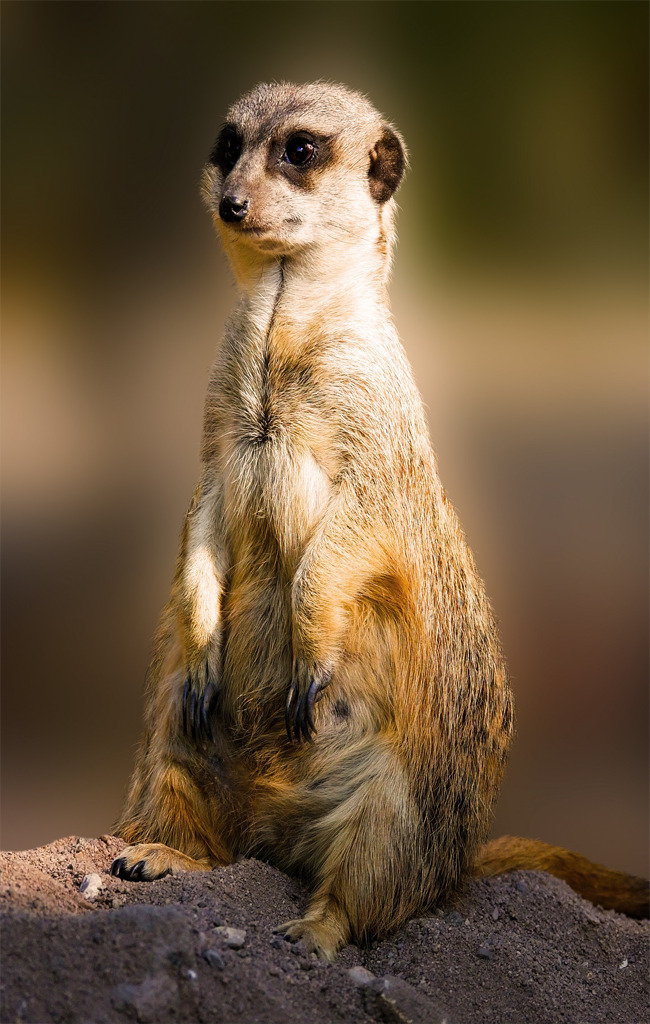
#> input picture src/tennisbot_description/photos/DeskPortraitA_01.jpg, 650 x 1024 px, given in place of the camera
$ python hsv_tuner.py
#> lines starting #> are read from the running program, lines starting #| are printed output that depends on the picture; after the words box and inside, x2 and y2 are one past the last pixel; in counts of white or black regions, pixels touching at a corner belong together
import cv2
import numpy as np


# ============================================================
# Webcam 設定
# ============================================================

cap = cv2.VideoCapture(0, cv2.CAP_V4L2)

cap.set(
    cv2.CAP_PROP_FOURCC,
    cv2.VideoWriter_fourcc(*"MJPG")
)

cap.set(cv2.CAP_PROP_FRAME_WIDTH, 640)
cap.set(cv2.CAP_PROP_FRAME_HEIGHT, 480)
cap.set(cv2.CAP_PROP_FPS, 30)


# ============================================================
# Trackbar callback
# OpenCV 要求 createTrackbar 一定要有 callback
# 但我們不需要它做任何事情
# ============================================================

def nothing(x):
    pass


# ============================================================
# HSV → BGR
#
# 因為 OpenCV 顯示圖片是 BGR，
# 所以要把我們選的 HSV 顏色轉成 BGR 才能畫出來
# ============================================================

def hsv_to_bgr(h, s, v):

    hsv_pixel = np.uint8([[[h, s, v]]])

    bgr_pixel = cv2.cvtColor(
        hsv_pixel,
        cv2.COLOR_HSV2BGR
    )

    b = int(bgr_pixel[0][0][0])
    g = int(bgr_pixel[0][0][1])
    r = int(bgr_pixel[0][0][2])

    return (b, g, r)


# ============================================================
# 建立 Hue 顏色範圍條
#
# 例如：
#
# H Min = 25
# H Max = 80
#
# 就會把 25 ~ 80 對應的顏色畫出來
# ============================================================

def create_hue_bar(h_min, h_max, width=640, height=30):

    bar = np.zeros(
        (height, width, 3),
        dtype=np.uint8
    )

    for x in range(width):

        ratio = x / (width - 1)

        hue = int(
            h_min +
            ratio * (h_max - h_min)
        )

        color = hsv_to_bgr(
            hue,
            255,
            255
        )

        bar[:, x] = color

    return bar


# ============================================================
# 建立 HSV Tuner 視窗
# ============================================================

cv2.namedWindow(
    "HSV Tuner",
    cv2.WINDOW_NORMAL
)


# ============================================================
# 建立 Trackbar
# ============================================================

# Hue 範圍：0 ~ 179
cv2.createTrackbar(
    "H Min",
    "HSV Tuner",
    27,
    179,
    nothing
)

cv2.createTrackbar(
    "H Max",
    "HSV Tuner",
    52,
    179,
    nothing
)


# Saturation 範圍：0 ~ 255
cv2.createTrackbar(
    "S Min",
    "HSV Tuner",
    65,
    255,
    nothing
)

cv2.createTrackbar(
    "S Max",
    "HSV Tuner",
    255,
    255,
    nothing
)


# Value 範圍：0 ~ 255
cv2.createTrackbar(
    "V Min",
    "HSV Tuner",
    86,
    255,
    nothing
)

cv2.createTrackbar(
    "V Max",
    "HSV Tuner",
    255,
    255,
    nothing
)


# ============================================================
# Main Loop
# ============================================================

while True:

    # --------------------------------------------------------
    # 讀取 Webcam
    # --------------------------------------------------------

    ret, frame = cap.read()
#> frame is the input picture: shape (1024, 650, 3); mean B, G, R 60, 85.9, 107

    if not ret:
        print("Failed to read camera")
        break


    # --------------------------------------------------------
    # BGR → HSV
    # --------------------------------------------------------

    hsv = cv2.cvtColor(
        frame,
        cv2.COLOR_BGR2HSV
    )
#> hsv: shape (1024, 650, 3); mean H, S, V 23.4, 122.7, 107


    # --------------------------------------------------------
    # 讀取 Trackbar 數值
    # --------------------------------------------------------

    h_min = cv2.getTrackbarPos(
        "H Min",
        "HSV Tuner"
    )

    h_max = cv2.getTrackbarPos(
        "H Max",
        "HSV Tuner"
    )

    s_min = cv2.getTrackbarPos(
        "S Min",
        "HSV Tuner"
    )

    s_max = cv2.getTrackbarPos(
        "S Max",
        "HSV Tuner"
    )

    v_min = cv2.getTrackbarPos(
        "V Min",
        "HSV Tuner"
    )

    v_max = cv2.getTrackbarPos(
        "V Max",
        "HSV Tuner"
    )


    # --------------------------------------------------------
    # 建立 HSV Lower / Upper
    # --------------------------------------------------------

    lower = np.array(
        [h_min, s_min, v_min]
    )

    upper = np.array(
        [h_max, s_max, v_max]
    )


    # --------------------------------------------------------
    # 建立 Mask
    #
    # HSV 在範圍內 → 白色
    # HSV 不在範圍內 → 黑色
    # --------------------------------------------------------

    mask = cv2.inRange(
        hsv,
        lower,
        upper
    )
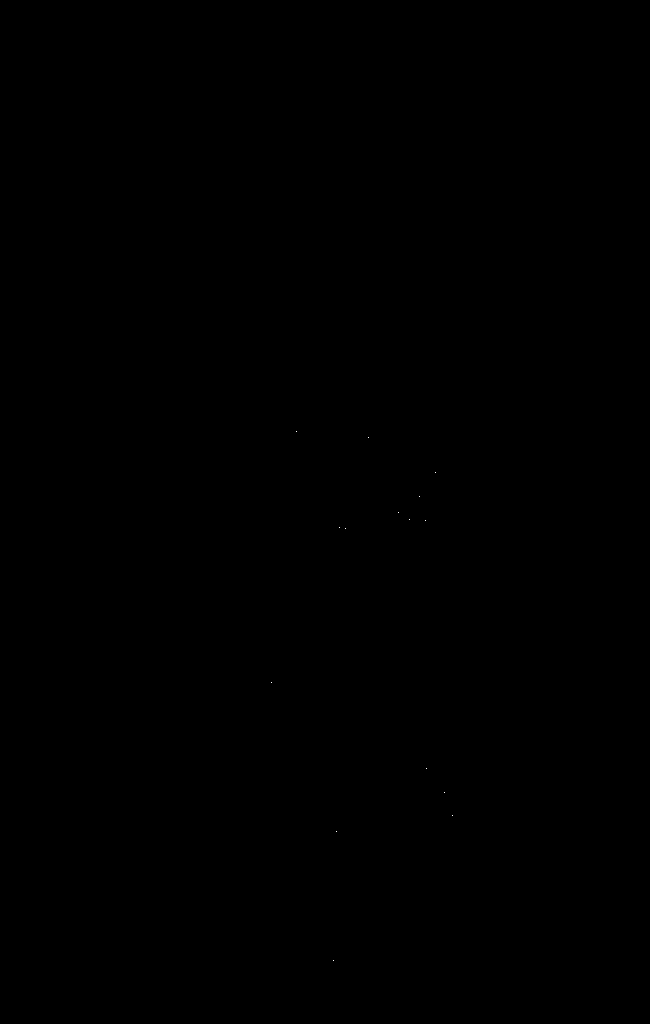
#> mask: shape (1024, 650); 0% white in thin lines or dots, all inside (x1, y1, x2, y2) = (271, 431, 453, 961)


    # --------------------------------------------------------
    # 把 Mask 套回原本影像
    #
    # 只留下符合 HSV 範圍的顏色
    # --------------------------------------------------------

    result = cv2.bitwise_and(
        frame,
        frame,
        mask=mask
    )


    # ========================================================
    # 建立資訊區域
    # ========================================================

    info = np.zeros(
        (110, 640, 3),
        dtype=np.uint8
    )


    # --------------------------------------------------------
    # HSV 數值文字
    # --------------------------------------------------------

    lower_text = (
        f"Lower HSV : "
        f"H={h_min}  "
        f"S={s_min}  "
        f"V={v_min}"
    )

    upper_text = (
        f"Upper HSV : "
        f"H={h_max}  "
        f"S={s_max}  "
        f"V={v_max}"
    )


    cv2.putText(
        info,
        lower_text,
        (10, 25),
        cv2.FONT_HERSHEY_SIMPLEX,
        0.6,
        (255, 255, 255),
        2
    )

    cv2.putText(
        info,
        upper_text,
        (10, 55),
        cv2.FONT_HERSHEY_SIMPLEX,
        0.6,
        (255, 255, 255),
        2
    )


    # ========================================================
    # Lower / Upper HSV 對應顏色
    # ========================================================

    lower_color = hsv_to_bgr(
        h_min,
        s_min,
        v_min
    )

    upper_color = hsv_to_bgr(
        h_max,
        s_max,
        v_max
    )


    # Lower 色塊
    cv2.rectangle(
        info,
        (470, 5),
        (540, 35),
        lower_color,
        -1
    )
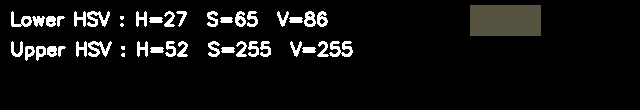
#> info: shape (110, 640, 3); mean of channels 0, 1, 2 16.2, 16.9, 16.9; drawn as B, G, R


    # Upper 色塊
    cv2.rectangle(
        info,
        (550, 5),
        (620, 35),
        upper_color,
        -1
    )
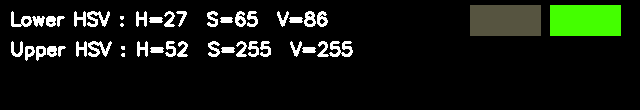
#> info: shape (110, 640, 3); 3.13% of pixels changed, all inside (x1, y1, x2, y2) = (550, 5, 621, 36); drawn as B, G, R


    cv2.putText(
        info,
        "LOW",
        (480, 55),
        cv2.FONT_HERSHEY_SIMPLEX,
        0.45,
        (255, 255, 255),
        1
    )
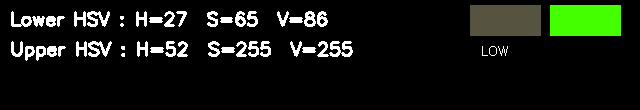
#> info: shape (110, 640, 3); 0.1% of pixels changed, all inside (x1, y1, x2, y2) = (482, 46, 508, 56); drawn as B, G, R

    cv2.putText(
        info,
        "HIGH",
        (555, 55),
        cv2.FONT_HERSHEY_SIMPLEX,
        0.45,
        (255, 255, 255),
        1
    )
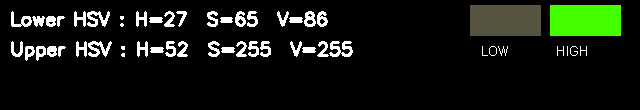
#> info: shape (110, 640, 3); 0.12% of pixels changed, all inside (x1, y1, x2, y2) = (557, 46, 587, 56); drawn as B, G, R


    # ========================================================
    # Hue 範圍條
    # ========================================================

    hue_bar = create_hue_bar(
        h_min,
        h_max,
        640,
        30
    )


    # ========================================================
    # 合併成 HSV Tuner 畫面
    #
    # result
    # ↓
    # info
    # ↓
    # hue bar
    # ========================================================

#> (the run stopped early here; a loop or call above may not have finished)
